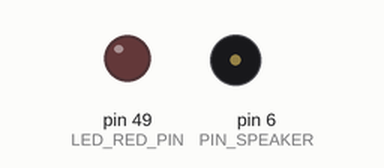
A sketch run on a simulated Arduino Mega 2560, built with avr-gcc and run on an emulated ATmega2560. On the bench: output pins drawn as LEDs (lit = HIGH), buzzer (waves = sounding). Pins used as bus, display or sensor lines are not drawn; what the sketch prints to the serial monitor is not drawn.

Above: at 0.6 s.
At 2.6 s:
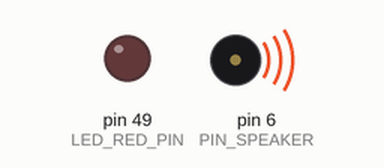
At 3.2 s:
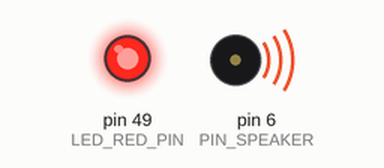
At 7.5 s:
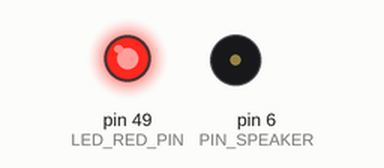
Timing chart, 0 to 11.7 s (numbered marks = the images above):
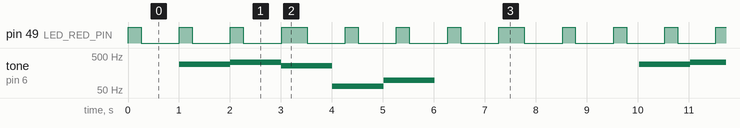

Measured:
- by itself, pin 49 (LED_RED_PIN): repeats every 4.3 s: 2 × (LOW 0.75 s, HIGH 0.25 s), LOW 0.75 s, HIGH 0.50 s, LOW 0.75 s, HIGH 0.25 s
- by itself, tone on pin 6 (PIN_SPEAKER): repeats every 9.0 s: 326 Hz 1.0 s, 260 Hz 1.0 s, 65 Hz 1.0 s, 98 Hz 1.0 s, silent 4.0 s, 289 Hz 1.0 s

The sketch:

1_rr_t1_t2.ino
```cpp
/**
 * @file      1_rr_t1_t2.ino
 * @author    Sourav Jena, Yi Chen
 * @brief     main file for the RR Scheduler running Task-1 and Task-2 of Lab-3
 * @version   1.0
 * @date      2022-05-28
 *
 */

#include <avr/io.h>       // Standard AVR IO Library
#include <stdint.h>

#define DDR_LED               DDRL       // DDR of PORTL
#define PORT_LED              PORTL      // PORTL Register

#define LED_RED_PIN           PL0        // Offboard LED R Pin number  PL0

#define DELAY_MS_ON           250        // 250 ms delay
#define DELAY_MS_OFF          750        // 750 ms delay

#define DDR_SPEAKER                 DDRH       // DDR of PORTL
#define PORT_SPEAKER                PORTH      // PORTL Register
#define PIN_SPEAKER                 PH3        // Speaker Pin (OC4A -> PH3 -> Arduino Pin 6)

#define TIMER4_POWER_REG            PRR1
#define TIMER4_CONTROL_REG_A        TCCR4A
#define TIMER4_CONTROL_REG_B        TCCR4B
#define TIMER4_COUNT_REG            TCNT4
#define TIMER4_OUTPUT_COMPARE_REG   OCR4A

#define BIT_SET(PORT, BIT)          (PORT |= (1 << BIT))      // Macro function for setting one bit
#define BIT_CLR(PORT, BIT)          (PORT &= ~(1 << BIT))     // Macro function for clearing one bit

// 293hz 329hz 261hz 130hz 196hz
#define HZ_293      107
#define HZ_329      95
#define HZ_261      119
#define HZ_130      481
#define HZ_196      319

#define HZ_400      78
#define HZ_250      125
#define HZ_800      39
#define SILENCE_1S  62500

uint32_t time_curr = 0;           ///< Holds current time.

uint32_t led_time_old = 0;        ///< Holds old time for the LED task.
uint32_t speaker_time_old = 0;    ///< Holds old time for the Speaker task.

uint32_t global_ticks = 0;        ///< Holds index of the current note being played.

uint32_t arr_notes[] = {HZ_293, HZ_329, HZ_261, HZ_130, HZ_196, SILENCE_1S, SILENCE_1S, SILENCE_1S, SILENCE_1S};    ///< Holds notes to be played.


/**
 * @brief Initializes LED GPIO Pin
 *
 */
void led_init(){

  DDRL    |= (1 << LED_RED_PIN);       // Initialize the pins PIN_LED_RED of port H as output pins.
  PORTL   &= ~(1 << LED_RED_PIN);      // Keep the LED off initially

}


/**
 * @brief Turn OFF the LED.
 *
 */
void led_red_off(){
    PORT_LED &= ~(1 << LED_RED_PIN);    // Make PL0 High
}


/**
 * @brief Turns ON the LED.
 *
 */
void led_red_on(){
    PORT_LED |= (1 << LED_RED_PIN);    // Make PL2 High
}


/**
 * @brief Initializes Timer-4 to toggle the speaker pin when the timer overflows.
 *
 */
void timer4_init(){

  // 1. PRTIM4 Bit = 0, To turn-on Timer-4 (not required, already done internally by Arduino)
  BIT_CLR(TIMER4_POWER_REG, PRTIM4);

  // 2. Clock Select Bits -> CS42, CS41, CS40 -> 001 -> For 1/256 as pre-scalar
  BIT_SET(TIMER4_CONTROL_REG_B, CS42);
  BIT_CLR(TIMER4_CONTROL_REG_B, CS41);
  BIT_CLR(TIMER4_CONTROL_REG_B, CS40);

  // 3. Waveform Generation Bits -> WGM43, WGM42, WGM41, WGM40 -> 0100 -> For CTC Mode
  BIT_CLR(TIMER4_CONTROL_REG_B, WGM43);
  BIT_SET(TIMER4_CONTROL_REG_B, WGM42);
  BIT_CLR(TIMER4_CONTROL_REG_A, WGM41);
  BIT_CLR(TIMER4_CONTROL_REG_A, WGM40);

  // 4. Compare Output Bits -> COM4A1, COM4A0 -> 01 -> To toggle OC4A pin on compare match
  BIT_CLR(TIMER4_CONTROL_REG_A, COM4A1);
  BIT_SET(TIMER4_CONTROL_REG_A, COM4A0);

  // 5. TCNT4 Register = 0 -> To start the count from 0
  TIMER4_COUNT_REG = 0;

  // 6. OCR4A Register = 78 -> To overflow Timer-4 after 78 ticks. (16MHz, 1/256 prescalar, 78 ticks -> 0.00125 seconds per overflow)
  TIMER4_OUTPUT_COMPARE_REG = SILENCE_1S;

  // 7. PH3 Bit in DDRH = 1 -> To make OC4A a output pin
  BIT_SET(DDR_SPEAKER, PIN_SPEAKER);

}


/**
 * @brief Task to turn on the LED for 250 ms and off for 750 ms.
 *
 */
void task1(){

  uint32_t curr_millis = millis();
  uint32_t t_delta = (curr_millis - led_time_old);

  if( t_delta < DELAY_MS_ON){
    Serial.println("ON");
    led_red_on();                // Make the offboard R LED pin High

  } else if ( (t_delta > DELAY_MS_ON) && (t_delta < 1000) ){
    Serial.println("OFF");
    led_red_off();                // Make the offboard R LED pin High

  } else {
    led_time_old = curr_millis;

  }

}


/**
 * @brief Play the "Close Encounter" tune then pause for 4 seconds.
 *
 */
int task2(){

  static int count_times = 0;


  if((millis() - speaker_time_old) >= 1000){

     TIMER4_COUNT_REG = 0;
     TIMER4_OUTPUT_COMPARE_REG = arr_notes[global_ticks];

     global_ticks++;

     speaker_time_old = millis();

     if (global_ticks == 9){
        global_ticks = 0;
        count_times++;
     }
  }

  return 0;

}


void setup() {

  led_init();
  timer4_init();

  Serial.begin(9600);
}


void loop() {

  while(1){
    task2();
    task1();
  }

}
```
